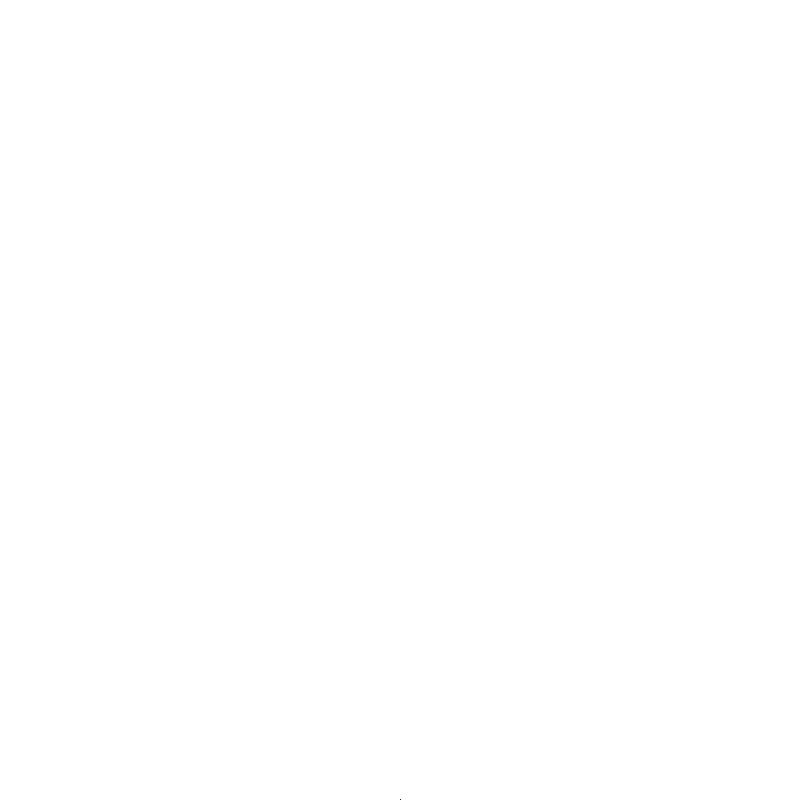
Frame 1 (no input)
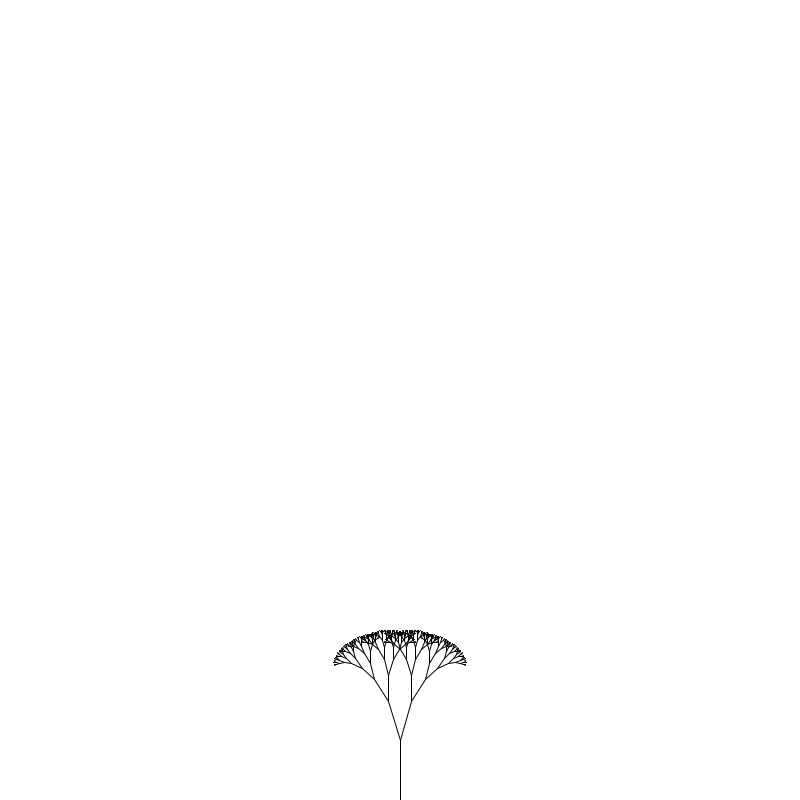
Frame 60 (the mouse pressed at the canvas centre just before this capture)
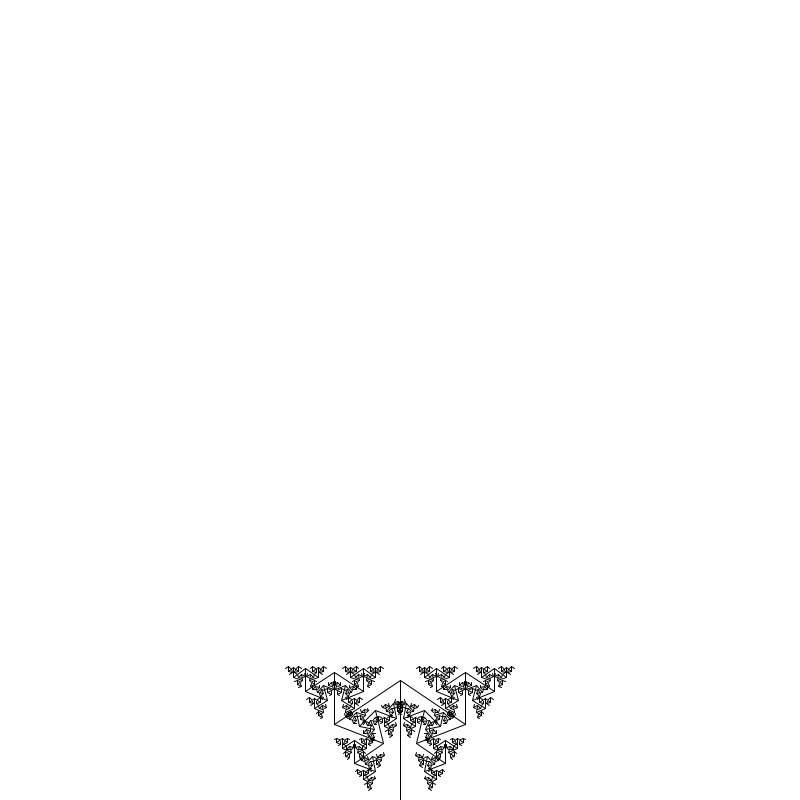
Frame 120 (the mouse held since frame 60 and released just before this capture)

The Processing sketch that drew these frames (run headless with seeded random() and noise(); from frame 60 on, the mouse is pressed at the canvas centre):

// Processing sketch: tree
// ── tree.pde
float theta = PI/2;
int branchCount = 1;

void setup() {
  size(800, 800);
}

void draw() {
  background(255);

  translate(width/2, height);
  stroke(0);
  branch(branchCount);
  if (branchCount < 300) {
    branchCount++;
  }
  theta -= PI/100;
}

void branch() {
  line(0, 0, 0, -100);
  translate(0, -100);

  pushMatrix();
  rotate(PI/6);
  branch();
  popMatrix();

  pushMatrix();
  rotate(-PI/6);
  branch();
  popMatrix();
}

void branch(float len) {

  line(0, 0, 0, -len);
  translate(0, -len);

  len *= 0.66;

  if (len > 2) {
    pushMatrix();
    rotate(theta);
    branch(len);
    popMatrix();

    pushMatrix();
    rotate(-theta);
    branch(len);
    popMatrix();
  }
}
